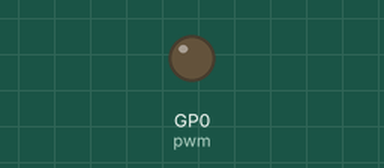
A program run on a simulated Raspberry Pi Pico running MicroPython. Shown: output pins drawn as LEDs (lit = HIGH). Random numbers come from a fixed seed. At 3.5 s the program stops and its outputs stay as they are.

Above: at 0.8 s.
Timing chart, 0 to 1.2 s (numbered marks = the images above):
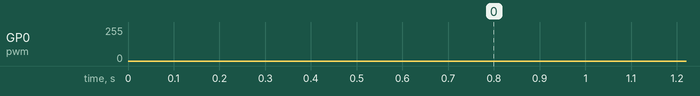

The program:

sound.py
```python
import machine
import time
import math
import random

# Define the PWM pin
pwm = machine.PWM(machine.Pin(0))

PWM_FREQ = 44100
pwm.freq(PWM_FREQ)  # Set the PWM frequency

def play_sound_effect(waveShape, startFrequency, endFrequency, startVolume, endVolume, duration, effect, interpolation):
    num_samples = int(PWM_FREQ * duration / 1000)

    for i in range(num_samples):
        t = i / PWM_FREQ
        factor = i / num_samples

        # Interpolation
        if interpolation == 'linear':
            freq = startFrequency + factor * (endFrequency - startFrequency)
        elif interpolation == 'curve':
            freq = startFrequency + (endFrequency - startFrequency) * math.sqrt(factor)
        else:  # 'logarithmic'
            freq = startFrequency + (endFrequency - startFrequency) * (math.log(factor * 10 + 1) / math.log(10.1))

        # Wave generation
        if waveShape == 'sine':
            y = math.sin(2 * math.pi * freq * t)
        elif waveShape == 'sawtooth':
            y = 2 * (t * freq - math.floor(t * freq + 0.5))
        elif waveShape == 'triangle':
            y = 2 * abs(2 * (t * freq - math.floor(t * freq + 0.5))) - 1
        elif waveShape == 'square':
            y = 1 - 2 * math.floor(2 * t * freq)
        else:  # 'noise'
            y = 2 * (random.random() - 0.5)

        # Volume and effect
        volume = startVolume + factor * (endVolume - startVolume)

        if effect == 'tremolo':
            y *= (1 + 0.1 * math.sin(2 * math.pi * 6 * t))
        elif effect == 'vibrato':
            y *= math.sin(2 * math.pi * (freq + 5 * math.sin(2 * math.pi * 6 * t)) * t)
        elif effect == 'warble':
            y *= math.sin(2 * math.pi * (freq + 10 * math.sin(2 * math.pi * 20 * t)) * t)

        y *= volume
        sample = int((y + 1) / 2 * 65535)

        # Play sound using PWM
        pwm.duty_u16(sample)
        time.sleep(1/PWM_FREQ)

# Test
# play_sound_effect('square', 1600, 1, 255, 0, 300, 'none', 'curve')

play_sound_effect('noise',
        54,
        54,
        255,
        0,
        500,
        'none',
        'linear')
```
